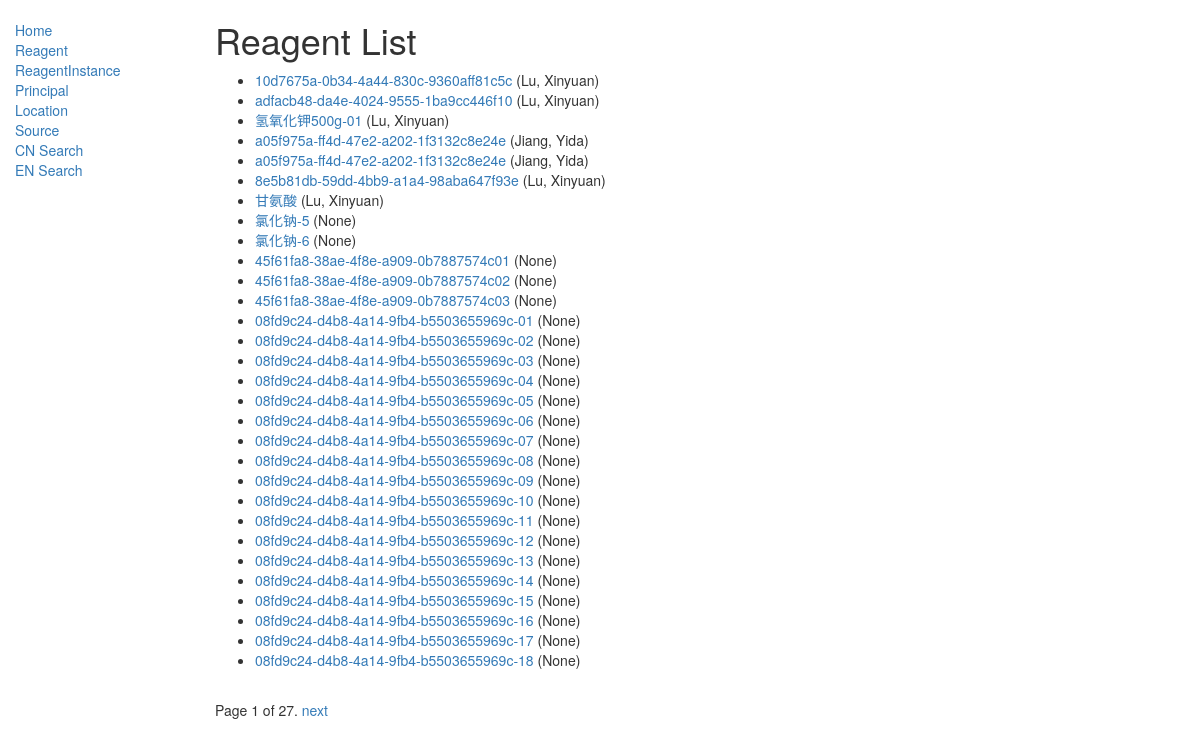
/catalog/reagentinstance/, run on an earlier commit of the app's database.
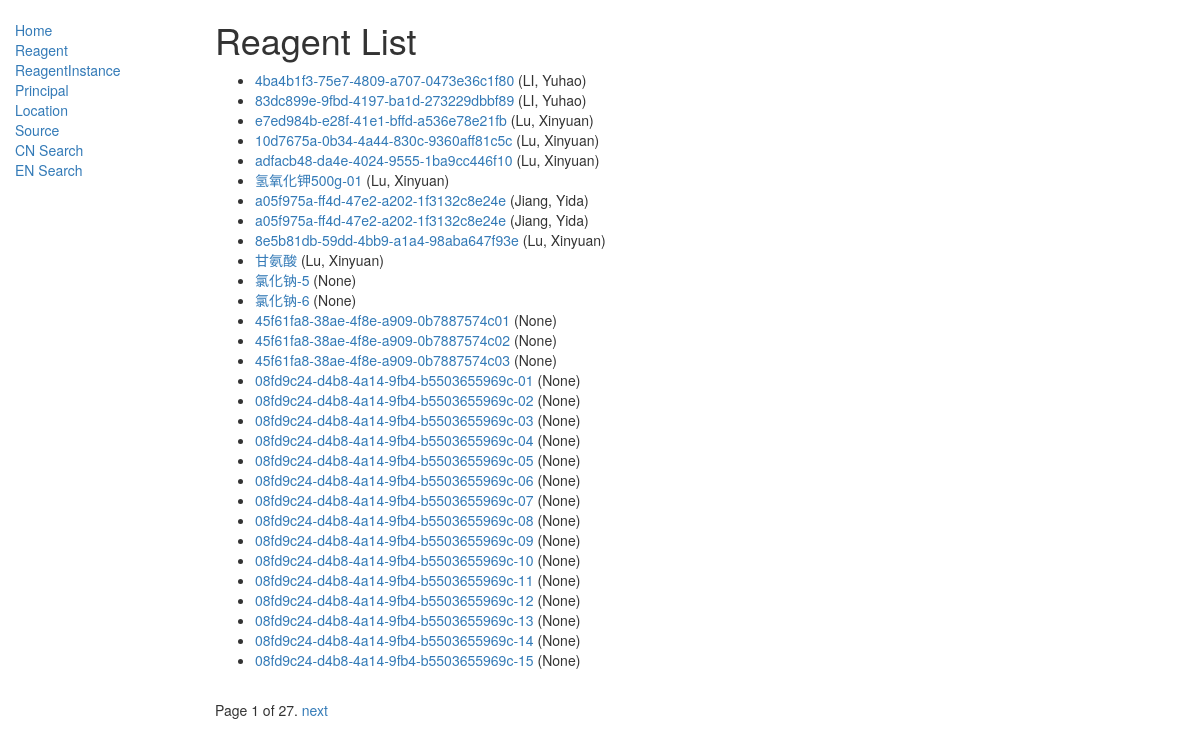
And on a later commit of the database.
### catalog/models.py (models this page shows, shortened)
class ReagentInstance(models.Model):
    id = models.UUIDField(
        primary_key=True,
        default=uuid.uuid4,
        help_text=
        "Unique ID for this particular reagent across whole database, be careful to change!!"
    )
    reagent = models.ForeignKey('Reagent',
                                on_delete=models.SET_NULL,
                                null=True)
    register_date = models.DateField(null=True,
                                     blank=True,
                                     default=datetime.date.today)
    name = models.CharField(max_length=200,
                            null=True,
                            blank=True,
                            default=id.default,
                            help_text="Change to your favorate name")
    principal = models.ForeignKey('Principal',
                                  on_delete=models.SET_NULL,
                                  null=True,
                                  blank=True)
    location = models.ForeignKey('Location',
                                 on_delete=models.SET_NULL,
                                 null=True)
    STATUS = (
        ('n', 'Never Used'),
        ('o', 'Occupied'),
        ('a', 'Available'),
        ('r', 'Run out'),
    )
    status = models.CharField(max_length=1,
                              choices=STATUS,
                              blank=True,
                              default='o',
                              help_text='Reagent Status')
    note = models.CharField(max_length=1000,
                            help_text="Enter a brief note",
                            null=True,
                            blank=True)
    class Meta:
        ordering = ["-register_date", "name"]
    def get_absolute_url(self):
        return reverse('reagentinstance-detail', args=[str(self.id)])

class Principal(models.Model):
    first_name = models.CharField(max_length=100,
                                  help_text="Enter a First Name (e.g. Chun)")
    last_name = models.CharField(max_length=100,
                                 help_text="Enter a Last Name (e.g. Tang)")
    class Meta:
        ordering = ['last_name', 'first_name']
    def __str__(self):
        return '%s, %s' % (self.last_name, self.first_name)

### catalog/views.py (the view)
class ReagentInstanceListView(generic.ListView):
    model = ReagentInstance
    paginate_by = 30

### catalog/templates/catalog/reagentinstance_list.html
{% extends "base_generic.html" %}
{% block content %}
<h1>Reagent List</h1>
{% if reagentinstance_list %}
<ul>
    {% for reagentinstance in reagentinstance_list %}
    <li>
        <a href="{{ reagentinstance.get_absolute_url }}">{{ reagentinstance.name }}</a> ({{reagentinstance.principal}})
    </li>
    {% endfor %}
</ul>
{% else %}
<p>There are no reagentinstance in the database.</p>
{% endif %}
{% endblock %}

What changed in the data, as far as the page shows it:
no longer on this page (row unchanged): ReagentInstance: name "08fd9c24-d4b8-4a14-9fb4-b5503655969c-16", principal "None"
no longer on this page (row unchanged): ReagentInstance: name "08fd9c24-d4b8-4a14-9fb4-b5503655969c-17", principal "None"
no longer on this page (row unchanged): ReagentInstance: name "08fd9c24-d4b8-4a14-9fb4-b5503655969c-18", principal "None"
added ReagentInstance: name "4ba4b1f3-75e7-4809-a707-0473e36c1f80", principal "LI, Yuhao"
added ReagentInstance: name "83dc899e-9fbd-4197-ba1d-273229dbbf89", principal "LI, Yuhao"
added ReagentInstance: name "e7ed984b-e28f-41e1-bffd-a536e78e21fb", principal "Lu, Xinyuan"
